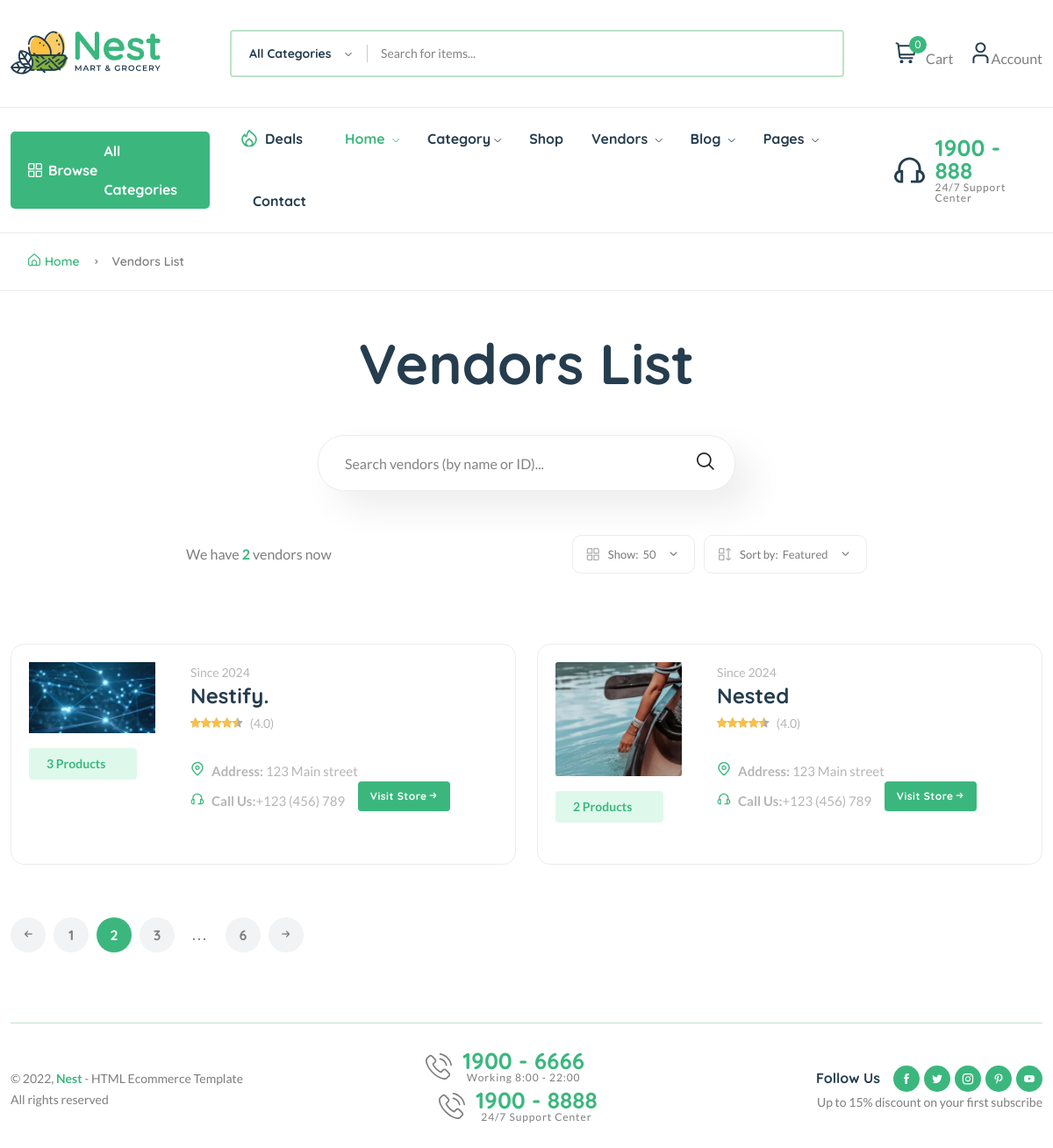
The app's page /vendors/ with its own data.
### coreApp/models.py (models this page shows, shortened)
class Vendor(models.Model):
    vid = ShortUUIDField(unique = True, length=10, max_length=30, prefix="ven", alphabet="abcdefgh12345")
    title = models.CharField(max_length=100, default="Nestify.")
    image = models.ImageField(upload_to=user_directory_path, default="vendor.jpg")
    cover_image = models.ImageField(upload_to=user_directory_path, default="vendor.jpg")
    description =  RichTextUploadingField(null=True, blank=True, default="This is the vendor.")
    address = models.CharField(max_length=100, default="123 Main street")
    contact = models.CharField(max_length=100, default="+123 (456) 789")
    chat_resp_time = models.CharField(max_length=100, default="100")
    shipping_on_time = models.CharField(max_length=100, default="100")
    authentic_rating = models.CharField(max_length=100, default="100")
    days_return = models.CharField(max_length=100, default="100")
    warranty_period = models.CharField(max_length=100, default="100")
    user = models.ForeignKey(User, on_delete=models.SET_NULL, null=True)
    date = models.DateTimeField(auto_now_add=True, null=True, blank=True)
    class Meta:
        verbose_name_plural = "Vendors"

### coreApp/views.py (the view)
# urls.py: path("vendors/", vendor_list_view, name="vendor-list"),
def vendor_list_view(request):
    vendors = Vendor.objects.all()
    context = {
        "vendors": vendors,
    }
    return render(request,"core/vendor-list.html",context)

### coreApp/context_processor.py (called while the page is built)
def default(request):
    categories = Category.objects.all()
    try:
        address = Address.objects.get(user=request.user)
    except:
        address=None
    return {
        'categories': categories,
        'address':address,
    }

### templates/core/vendor-list.html (shortened to what this page needs)
{% extends 'partials/base.html' %}
{% load static %}
{% block content %}
    <main class="main pages mb-80">
        <div class="page-header breadcrumb-wrap">
            <div class="container">
                <div class="breadcrumb">
                    <a href="index.html" rel="nofollow"><i class="fi-rs-home mr-5"></i>Home</a>
                    <span></span> Vendors List
                </div>
            </div>
        </div>
        <div class="page-content pt-50">
            <div class="container">
                <div class="archive-header-2 text-center">
                    <h1 class="display-2 mb-50">Vendors List</h1>
                    <div class="row">
                        <div class="col-lg-5 mx-auto">
                            <div class="sidebar-widget-2 widget_search mb-50">
                                <div class="search-form">
                                    <form action="#">
                                        <input type="text" placeholder="Search vendors (by name or ID)..." />
                                        <button type="submit"><i class="fi-rs-search"></i></button>
                                    </form>
                                </div>
                            </div>
                        </div>
                    </div>
                </div>
                <div class="row mb-50">
                    <div class="col-12 col-lg-8 mx-auto">
                        <div class="shop-product-fillter">
                            <div class="totall-product">
                                <p>We have <strong class="text-brand">{{vendors.count}}</strong> vendors now</p>
                            </div>
                            <div class="sort-by-product-area">
                                <div class="sort-by-cover mr-10">
                                    <div class="sort-by-product-wrap">
                                        <div class="sort-by">
                                            <span><i class="fi-rs-apps"></i>Show:</span>
                                        </div>
                                        <div class="sort-by-dropdown-wrap">
                                            <span> 50 <i class="fi-rs-angle-small-down"></i></span>
                                        </div>
                                    </div>
                                </div>
                                <div class="sort-by-cover">
                                    <div class="sort-by-product-wrap">
                                        <div class="sort-by">
                                            <span><i class="fi-rs-apps-sort"></i>Sort by:</span>
                                        </div>
                                        <div class="sort-by-dropdown-wrap">
                                            <span> Featured <i class="fi-rs-angle-small-down"></i></span>
                                        </div>
                                    </div>
                                </div>
                            </div>
                        </div>
                    </div>
                </div>
                <div class="row vendor-grid">
                    {% for v in vendors %}
                    <div class="col-lg-6 col-md-6 col-12 col-sm-6">
                        <div class="vendor-wrap style-2 mb-40">
                            <div class="vendor-img-action-wrap">
                                <div class="vendor-img">
                                    <a href="{% url 'coreApp:vendor-detail' v.vid %}">
                                        <img class="default-img" src="{{v.image.url}}" alt="" />
                                    </a>
                                </div>
                                <div class="mt-10">
                                    <span class="font-small total-product">{{v.vendor.all.count}} Products</span>
                                </div>
                            </div>
                            <div class="vendor-content-wrap">
                                <div class="mb-30">
                                    <div class="product-category">
                                        <span class="text-muted">Since {{v.date|date:"Y"}}</span>
                                    </div>
                                    <h4 class="mb-5"><a href="{% url 'coreApp:vendor-detail' v.vid %}">{{v.title}}</a></h4>
                                    <div class="product-rate-cover">
                                        <div class="product-rate d-inline-block">
                                            <div class="product-rating" style="width: 90%"></div>
                                        </div>
                                        <span class="font-small ml-5 text-muted"> (4.0)</span>
                                    </div>
                                    <div class="vendor-info d-flex justify-content-between align-items-end mt-30">
                                        <ul class="contact-infor text-muted">
                                            <li><img src="assets/imgs/theme/icons/icon-location.svg" alt="" /><strong>Address: </strong> <span>{{v.address}}</span></li>
                                            <li><img src="assets/imgs/theme/icons/icon-contact.svg" alt="" /><strong>Call Us:</strong><span>{{v.contact}}</span></li>
                                        </ul>
                                        <a href="{% url 'coreApp:vendor-detail' v.vid %}" class="btn btn-xs">Visit Store <i class="fi-rs-arrow-small-right"></i></a>
                                    </div>
                                </div>
                            </div>
                        </div>
                    </div>
                    {% endfor %}
                </div>
                <div class="pagination-area mt-20 mb-20">
                    <nav aria-label="Page navigation example">
                        <ul class="pagination justify-content-start">
                            <li class="page-item">
                                <a class="page-link" href="#"><i class="fi-rs-arrow-small-left"></i></a>
                            </li>
                            <li class="page-item"><a class="page-link" href="#">1</a></li>
                            <li class="page-item active"><a class="page-link" href="#">2</a></li>
                            <li class="page-item"><a class="page-link" href="#">3</a></li>
                            <li class="page-item"><a class="page-link dot" href="#">...</a></li>
                            <li class="page-item"><a class="page-link" href="#">6</a></li>
                            <li class="page-item">
                                <a class="page-link" href="#"><i class="fi-rs-arrow-small-right"></i></a>
                            </li>
                        </ul>
                    </nav>
                </div>
            </div>
        </div>
    </main>
{% endblock content %}

### records on screen
Vendor: image (picture), vendor.all.count "3", date "2024", title "Nestify.", address "123 Main street", contact "+123 (456) 789"
Vendor: image (picture), vendor.all.count "2", date "2024", title "Nested", address "123 Main street", contact "+123 (456) 789"

### other values on screen
{{ request.session.cart_data_obj|length }} "0"
{{ vendors.count }} "2"
